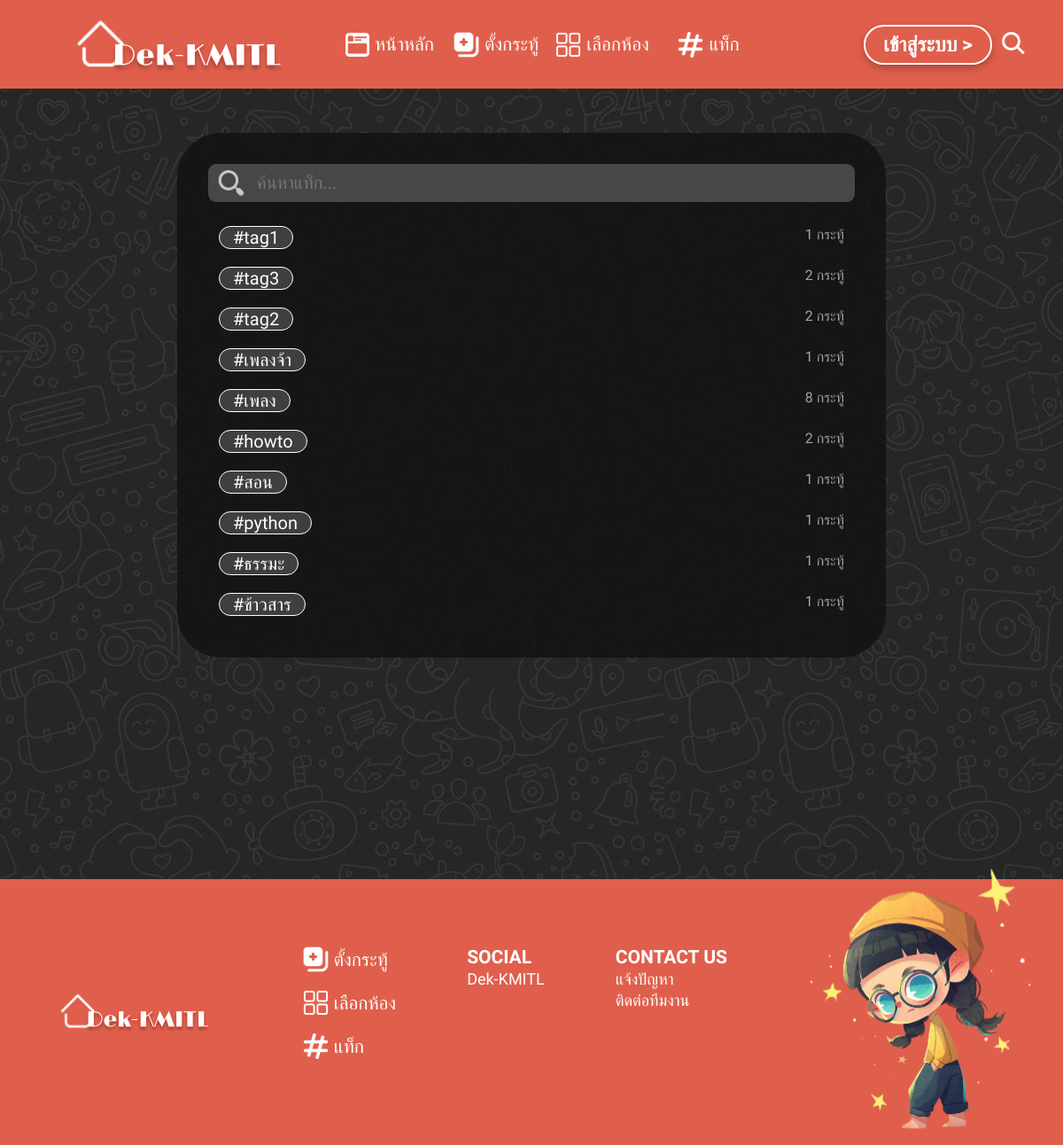
The page /post/tag/ on the database its author committed.
### post/models.py (models this page shows, shortened)
class Tag(models.Model):
    title = models.CharField(max_length=200,unique=True)
    def get_post(self):
        posts = Post.objects.filter(tag__title=self.title)
        return posts
    def get_absolute_url(self):
        return reverse('post:tag_detail_view', kwargs={"tag": self.title})

### post/views.py (the view)
# urls.py: path('tag/',views.tag_view,name='tag_view'),
def tag_view(request):
    tags = Tag.objects.all()
    context = {
        'tags':tags,
    }
    return render(request,'post/tag.html',context)

### post/templates/post/tag.html (shortened to what this page needs)
{% extends 'components/base.html' %} {% load static%} {% block site_title%} Tag {% endblock %}
{% block content %}
<link rel="stylesheet" href="{%static '/css/follow_list.css'%}">
<link rel="stylesheet" href="{%static '/css/tag.css'%}">
<div class="container">
    <div class="search-container follow-search vhcenter">
        <img src="/statics/images/search.svg" style="width:30px;margin-left:6px">
        <input type="text" id="search_input" onkeyup="search('not_found','search_input','tag_table',0)" placeholder="ค้นหาแท็ก..." class="user-search tag-search">
    </div>
    <table id="tag_table" class="tag-table">
        {% for tag in tags %}
        <tr id="tag_tr">
            <td class="hashtag"><a href="{{tag.get_absolute_url}}">#{{tag.title}}</a></td>
            <td class="post-count">{{tag.get_post.count}}&nbsp;กระทู้</td>
        </tr>
        {% endfor %}
    </table>
</div>
{% endblock %}

### statics/css/base.css (style rules this page uses)
* { margin: 0; padding: 0; box-sizing: border-box; font-family: 'IBM Plex Sans Thai', sans-serif; font-size: 21px; color: #fff; list-style: none; text-decoration: none; }
body { width: 100%; min-height: 100%; margin: 0; background-color: #E05F4C; }
.vhcenter { display: flex; align-items: center; justify-content: center; }

### statics/css/follow_list.css (style rules this page uses)
.container { max-width: 600px; min-height: 720px; margin: auto; background: #282828; border-radius: 50px; padding: 25px; }
.follow-search { margin: 15px 0; width: 100%; background-color: #E4D8D840; border-radius: 9px; padding: 5px; }
.user-search { background: transparent; outline: none; border: 0; padding: 1px 10px 1px 4px; margin: 0 10px; width: 100%; max-height: 35px; font-size: 20px; }

### statics/css/tag.css (style rules this page uses)
.container { max-width: 800px; min-height: 300px; margin: auto; background: #131313dc; border-radius: 50px; padding: 35px; }
.search-container { margin: 0; margin-bottom: 15px; }
.tag-table { width: 100%; }
.tag-table tr { display: flex; justify-content: space-between; padding: 10px; }
.tag-search { font-family: 'Bai Jamjuree', sans-serif; }
.hashtag { max-width: 550px; background: rgb(63, 63, 63); border: 1px solid #fff; border-radius: 30px; padding: 0 15px; overflow: hidden; transition: all .2s ease; white-space: nowrap; text-overflow: ellipsis; overflow: hidden; }
.hashtag a { font-family: 'Bai Jamjuree', sans-serif; font-size: 20px; }
.post-count { font-size: 16px; color: rgb(165, 165, 165); }

### rows shown on the page
Tag: title "tag1", get_post.count "1"
Tag: title "tag3", get_post.count "2"
Tag: title "tag2", get_post.count "2"
Tag: title "เพลงจ้า", get_post.count "1"
Tag: title "เพลง", get_post.count "8"
Tag: title "howto", get_post.count "2"
Tag: title "สอน", get_post.count "1"
Tag: title "python", get_post.count "1"
Tag: title "ธรรมะ", get_post.count "1"
Tag: title "ข้าวสาร", get_post.count "1"
